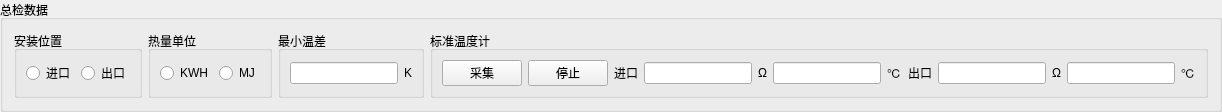
    <widget class="QGroupBox" name="groupBox">
     <property name="sizePolicy">
      <sizepolicy hsizetype="Preferred" vsizetype="Fixed">
       <horstretch>0</horstretch>
       <verstretch>0</verstretch>
      </sizepolicy>
     </property>
     <property name="title">
      <string>总检数据</string>
     </property>
     <layout class="QGridLayout" name="gridLayout_5">
      <item row="0" column="3">
       <widget class="QGroupBox" name="groupBox_5">
        <property name="title">
         <string>标准温度计</string>
        </property>
        <layout class="QGridLayout" name="gridLayout_4">
         <item row="0" column="0">
          <widget class="QPushButton" name="pushButton">
           <property name="text">
            <string>采集</string>
           </property>
          </widget>
         </item>
         <item row="0" column="1">
          <widget class="QPushButton" name="pushButton_2">
           <property name="text">
            <string>停止</string>
           </property>
          </widget>
         </item>
         <item row="0" column="2">
          <layout class="QHBoxLayout" name="horizontalLayout">
           <item>
            <widget class="QLabel" name="label_2">
             <property name="text">
              <string>进口</string>
             </property>
            </widget>
           </item>
           <item>
            <widget class="QLineEdit" name="lineEdit_2"/>
           </item>
           <item>
            <widget class="QLabel" name="label_3">
             <property name="text">
              <string>Ω</string>
             </property>
            </widget>
           </item>
           <item>
            <widget class="QLineEdit" name="lineEdit_3"/>
           </item>
           <item>
            <widget class="QLabel" name="label_4">
             <property name="text">
              <string>℃</string>
             </property>
            </widget>
           </item>
          </layout>
         </item>
         <item row="0" column="3">
          <layout class="QHBoxLayout" name="horizontalLayout_2">
           <item>
            <widget class="QLabel" name="label_5">
             <property name="text">
              <string>出口</string>
             </property>
            </widget>
           </item>
           <item>
            <widget class="QLineEdit" name="lineEdit_4"/>
           </item>
           <item>
            <widget class="QLabel" name="label_6">
             <property name="text">
              <string>Ω</string>
             </property>
            </widget>
           </item>
           <item>
            <widget class="QLineEdit" name="lineEdit_5"/>
           </item>
           <item>
            <widget class="QLabel" name="label_7">
             <property name="text">
              <string>℃</string>
             </property>
            </widget>
           </item>
          </layout>
         </item>
        </layout>
       </widget>
      </item>
      <item row="0" column="2">
       <widget class="QGroupBox" name="groupBox_4">
        <property name="title">
         <string>最小温差</string>
        </property>
        <layout class="QGridLayout" name="gridLayout_3">
         <item row="0" column="0">
          <widget class="QLineEdit" name="lineEdit"/>
         </item>
         <item row="0" column="1">
          <widget class="QLabel" name="label">
           <property name="text">
            <string>K</string>
           </property>
          </widget>
         </item>
        </layout>
       </widget>
      </item>
      <item row="0" column="1">
       <widget class="Q3ButtonGroup" name="buttonGroup_2">
        <property name="title">
         <string>热量单位</string>
        </property>
        <layout class="QGridLayout" name="gridLayout">
         <item row="0" column="0">
          <widget class="QRadioButton" name="radioButton_3">
           <property name="text">
            <string>KWH</string>
           </property>
          </widget>
         </item>
         <item row="0" column="1">
          <widget class="QRadioButton" name="radioButton_4">
           <property name="text">
            <string>MJ</string>
           </property>
          </widget>
         </item>
        </layout>
       </widget>
      </item>
      <item row="0" column="0">
       <widget class="Q3ButtonGroup" name="buttonGroup">
        <property name="title">
         <string>安装位置</string>
        </property>
        <layout class="QGridLayout" name="gridLayout_2">
         <item row="0" column="0">
          <widget class="QRadioButton" name="radioButton">
           <property name="text">
            <string>进口</string>
           </property>
          </widget>
         </item>
         <item row="0" column="1">
          <widget class="QRadioButton" name="radioButton_2">
           <property name="text">
            <string>出口</string>
           </property>
          </widget>
         </item>
        </layout>
       </widget>
      </item>
     </layout>
    </widget>
